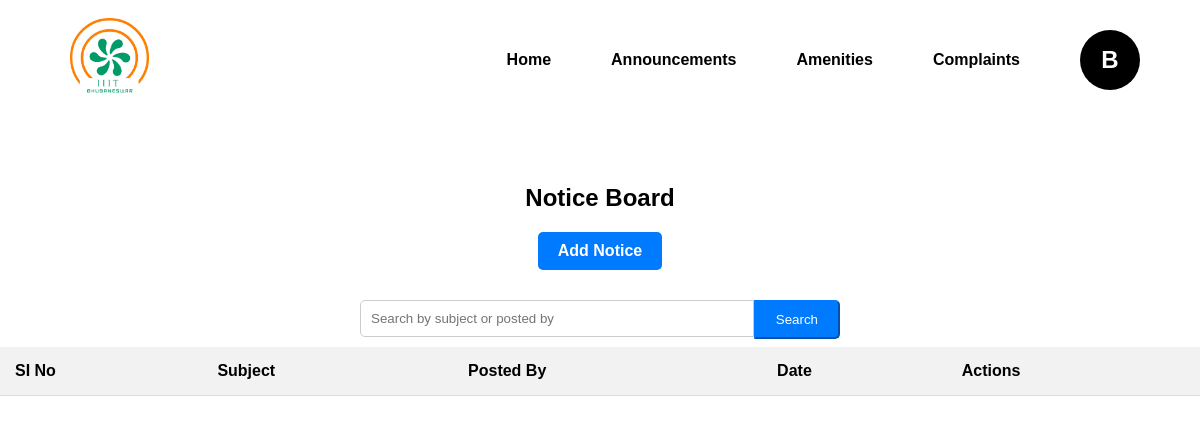
The page /notice_board/ (signed in) on the database as committed earlier.
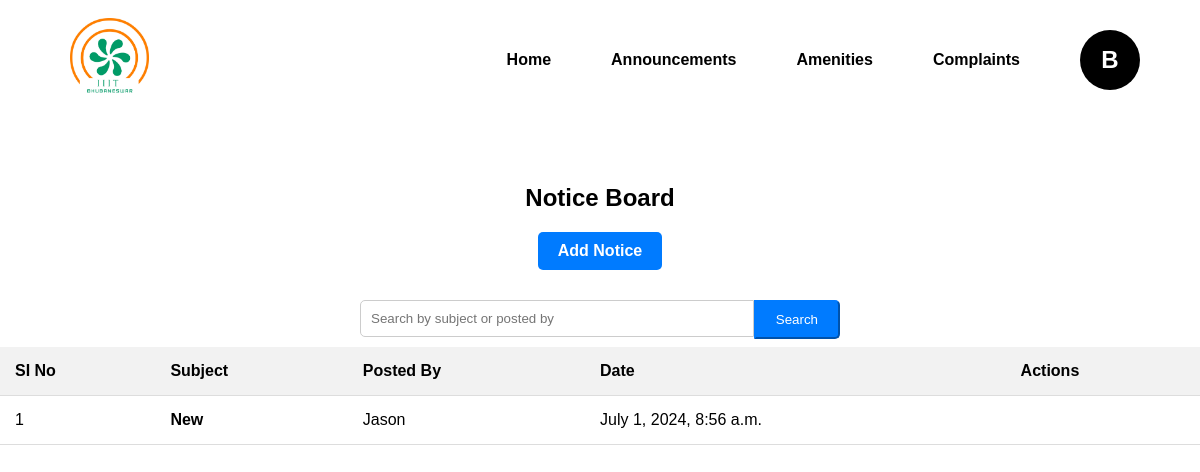
The same page on the database as committed later.
### users/models.py (models this page shows, shortened)
class Notice(models.Model):
    subject = models.CharField(max_length=255)
    message = models.TextField()
    posted_by = models.ForeignKey(User, on_delete=models.CASCADE)
    date_posted = models.DateTimeField(auto_now_add=True)

### users/views.py (the view)
# urls.py: path('notice_board/', views.notice_list, name='notice_list'),
@login_required
def notice_list(request):
    query = request.GET.get('q')
    if query:
        notices = Notice.objects.filter(Q(subject__icontains=query) | Q(posted_by__username__icontains=query)).order_by('-date_posted')
    else:
        notices = Notice.objects.all().order_by('-date_posted')
    return render(request, 'noticeboard.html', {'notices': notices})

### users/context_processors.py (called while the page is built)
def cloak_room_settings(request):
    settings = CloakRoomSettings.objects.first()
    return {
        'settings': settings
    }

### users/templates/noticeboard.html (shortened to what this page needs)
{% extends 'faculty_base.html' %}
{% block content %}
{% load static %}
<link rel="stylesheet" href="{% static 'css/noticeboard.css' %}">
<div class="container mt-4">
    <h2>Notice Board</h2>
    {% if user.is_authenticated %}
    <div class="d-flex justify-content-center mt-3">
        <a href="{% url 'add_notice' %}" class="btn btn-addnotice btn-sm">Add Notice</a>
    </div>
    {% endif %}
    <form method="GET" action="{% url 'notice_list' %}" class="form-inline search-bar d-flex justify-content-center align-items-center">
        <div class="input-group search-bar-group">
            <input type="text" class="form-control form-control-lg" name="q" placeholder="Search by subject or posted by" value="{{ request.GET.q }}">
            <div class="input-group-append">
                <button type="submit" class="btn btn-primary btn-lg">Search</button>
            </div>
        </div>
    </form>
    <div class="table-responsive">
        <table class="table table-striped mt-3">
            <thead>
                <tr>
                    <th>SI No</th>
                    <th>Subject</th>
                    <th>Posted By</th>
                    <th>Date</th>
                    <th>Actions</th>
                </tr>
            </thead>
            <tbody>
                {% for notice in notices %}
                <tr>
                    <td>{{ forloop.counter }}</td>
                    <td><a href="{% url 'notice_detail' notice.pk %}">{{ notice.subject|capfirst }}</a></td>
                    <td>{{ notice.posted_by.username|capfirst }}</td>
                    <td>{{ notice.date_posted }}</td>
                    <td class="actions-cell">
                    </td>
                </tr>
                {% endfor %}
            </tbody>
        </table>
    </div>
</div>
{% endblock %}

Rows that differ between the two databases and show on the page:
added Notice: subject "New", posted_by.username "Jason", date_posted "July 1, 2024, 8:56 a.m."
